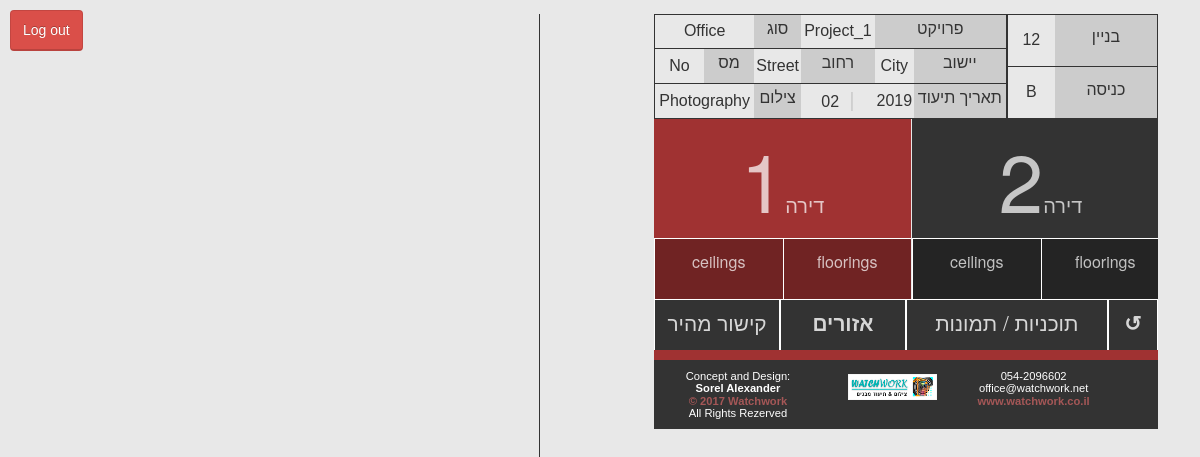
The app's page /main.php (signed in) with its own data.
### tables this page shows
CREATE TABLE `projectinfo` (
  `Id` int(11) NOT NULL AUTO_INCREMENT,
  `ProjectPath` varchar(255) DEFAULT NULL,
  `ProjectName` varchar(255) DEFAULT NULL,
  `ProjectNumber` varchar(255) DEFAULT NULL,
  `ProjectType` varchar(255) DEFAULT NULL,
  `Zone` varchar(255) DEFAULT NULL,
  `City` varchar(255) DEFAULT NULL,
  `Street` varchar(255) DEFAULT NULL,
  `No` varchar(255) DEFAULT NULL,
  `Constructor` varchar(255) DEFAULT NULL,
  `ProjectManager` varchar(255) DEFAULT NULL,
  `WorksManager` varchar(255) DEFAULT NULL,
  `Photography` varchar(255) DEFAULT NULL,
  `DocumentDate` date DEFAULT NULL,
  `BuildingNumber` varchar(255) DEFAULT NULL,
  `EntranceNumber` varchar(255) DEFAULT NULL,
  PRIMARY KEY (`Id`)
);

CREATE TABLE `apartmentinfo` (
  `Id` int(11) NOT NULL AUTO_INCREMENT,
  `ProjectId` int(11) DEFAULT NULL,
  `ApartmentName` varchar(255) DEFAULT NULL,
  `SectionCount` int(11) DEFAULT NULL,
  `PictureCount` int(11) DEFAULT NULL,
  `PartInfos` text,
  `SectionInfos` text,
  PRIMARY KEY (`Id`)
);

CREATE TABLE `parts` (
  `Id` int(11) NOT NULL AUTO_INCREMENT,
  `ProjectId` int(11) DEFAULT NULL,
  `PartName` varchar(255) DEFAULT NULL,
  PRIMARY KEY (`Id`)
);

### dbManager.php (called while the page is built, shortened)
<?php
	require_once __DIR__ . '/library/Mysql.php';
	$db = new Mysql();
	$db->exec("set names utf8");
	function getProjectInfo( $_projectPath){
		global $db;
		$sql = "SELECT * FROM projectinfo WHERE ProjectPath='$_projectPath'";
		$result = $db->select($sql);
		return $result;
	}
	function getParts($_projectId){
		global $db;
		$sql = "SELECT * FROM parts WHERE ProjectId='$_projectId'";
		$result = $db->select($sql);
		return $result;
	}
	function getApratmentInfo( $_projectId){
		global $db;
		$sql = "SELECT * FROM apartmentinfo WHERE ProjectId='$_projectId' ORDER BY Id ASC";
		$result = $db->select($sql);
		return $result;
	}
?>

### library/Mysql.php (called while the page is built, shortened)
<?php
class Mysql extends \PDO {
	public function select($sql, $data = array(), $fetchType = \PDO::FETCH_ASSOC) {
		$stmt = $this -> prepare($sql);
		$stmt->execute();
		if ($stmt->rowCount() == 0) {
			return false;
		} else {
			return $stmt->fetchAll($fetchType);
		}
	}
}

### main.php (the view, shortened to what this page needs)
<!doctype html>
<html class="">
<head>
	<link rel="stylesheet" type="text/css" href="assets/css/bootstrap.min.css">
	<link rel="stylesheet" type="text/css" href="assets/css/master.css">
	<link rel="stylesheet" type="text/css" href="assets/css/mastertag.css">
	<link rel="stylesheet" type="text/css" href="assets/css/masterclass.css">
	<link rel="stylesheet" type="text/css" href="assets/css/project.css">
	<link rel="stylesheet" type="text/css" href="assets/css/dropdawn.css">
	<link rel="stylesheet" type="text/css" href="assets/css/popup.css">
	<link rel="stylesheet" type="text/css" href="assets/css/receptionnotes.css">
	<link rel="stylesheet" href="assets/css/topnav/normalize.css">
	<link rel="stylesheet" href="assets/css/topnav/ospb.css">
	<link rel="stylesheet" href="assets/css/topnav/horizontal.css">
	<link rel="stylesheet" href="assets/css/topnav/displayornot.css">
	<link rel="stylesheet" href="assets/css/topnav/content.css">
	<link rel="stylesheet" href="assets/css/topnav/toptable.css">
	<link rel="stylesheet" href="assets/css/sidebar/toptable.css">
	<link rel="stylesheet" href="assets/css/sidebar/content.css">
	<link rel="stylesheet" href="https://use.fontawesome.com/releases/v5.7.2/css/all.css">
	<link rel="stylesheet" type="text/css" href="assets/css/main/main.css?<?=time()?>">
</head>
<body>
<?php
$apartNo = 0;
$path = dirname($_SERVER['REQUEST_URI']) . "/";
$project = getProjectInfo("project1");
$projectInfo = $project[0];
$documentDate = $projectInfo['DocumentDate'];
$documentMonth = date("m", strtotime($documentDate));
$documentYear = date("Y", strtotime($documentDate));
$parts4Project = getParts($projectInfo['Id']);
$apartmentInfo = getApratmentInfo($projectInfo['Id']);
if( $apartNo == 0){
	$apartNo = str_replace("ap", "", $apartmentInfo[0]['ApartmentName']);
}
?>
<a href="logout.php" style="position: absolute;"><button class="btn btn-danger" style="margin: 10px;">Log out</button></a>
<div class="gridContainer clearfix"></div>
<div id="main-container">
   <div id="comercial-container" class="display-comercial">
         <div id="comercial-content">
            <p style="margin-right: 0; height: 500px;"><object data="http://www.watchwork.co.il/0_Documentations-Instructions/Instuctions-Reception-Apartment-with-Sections/" width="100%" height="100%"></object></p>
        </div>
    </div>
<div id="project-container">
<div id="project-content">
    <div id="sub-header">
        <header class="pagespan">
        	<div class="row">
        		<div class="col-lg-12" id="mainHeader">
        			<div class="">
						<table style="width: 100%;">
							<tr>
								<td style="width: 70%;">
									<table style="width: 100%;">
										<tr>
											<td colspan="2" id="projectType"><?=$projectInfo['ProjectType']?></td>
											<td class="forLabel"><label>סוג  </label></td>
											<td id="projectName"><?=$projectInfo['ProjectName']?></td>
											<td colspan="2" class="forLabel"><label> פרויקט </label></td>
										</tr>
										<tr>
											<td id="addressNo"><?=$projectInfo['No']?></td>
											<td class="forLabel"><label> מס  </label></td>
											<td id="addressStreet"><?=$projectInfo['Street']?></td>
											<td class="forLabel"><label> רחוב </label></td>
											<td id="addressCity"><?=$projectInfo['City']?></td>
											<td class="forLabel"><label> יישוב </label></td>
										</tr>
										<tr>
											<td colspan="2" id="photography"><?=$projectInfo['Photography']?></td>
											<td class="forLabel"><label> צילום </label></td>
											<td id="documentMonth"><?=$documentMonth?><span class="forDocumentMonth">|</span></td>
											<td id="documentYear"><?=$documentYear?></td>
											<td class="forLabel"><label> תאריך תיעוד </label></td>
										</tr>
									</table>
								</td>
								<td style="width: 30%;">
									<table style="width: 100%;">
										<tr>
											<td id="buildingNo"><?=$projectInfo['BuildingNumber']?></td>
											<td class="forLabel"><label> בניין </label></td>
										</tr>
										<tr>
											<td id="entranceNumber"><?=$projectInfo['EntranceNumber']?></td>
											<td class="forLabel"><label> כניסה </label></td>
										</tr>
									</table>
								</td>
							</tr>
						</table>
        			</div>
        		</div>
        	</div>
	    </header>
		<div class="pagespan">
		    <div class="wrap">
			    <?php
			    $nApartCount = count($apartmentInfo);
			    ?>
			    <div class="frame" id="centered" style=" overflow-x: scroll; overflow-y: hidden;">
				    <ul class="clearfix" style="width: <?=260*$nApartCount?>px;">
				    	<?php
				    	for($i = 1; $i <= $nApartCount; $i++){
							$_curApartment = $apartmentInfo[$i - 1];
							$_apartName = $_curApartment['ApartmentName'];
							$_apartNo = str_replace("ap", "", $_apartName);
					    	$href = $path . "main.php?apartNo=" . $_apartNo;
			    		?>
					    <li class="<?php if($apartNo == $_apartNo) echo "active";?>">
                            <div class="horiz-top" title="Apartment"><a href="<?=$href?>"><span class="doc-number"><?=$_apartNo?></span><span class="doc">דירה</span></a></div>
							<div class="horiz-bottom">
								<?php
								$width = 100 / count($parts4Project);
								for( $j = 0; $j < count($parts4Project); $j++){
									$val = $parts4Project[$j]['PartName'];
									$arrPartInfos = explode(",", $_curApartment['PartInfos']);
									$imgNumber = 0;
									if( count($arrPartInfos) > $j){
										$imgNumber = $arrPartInfos[$j];
									}
								?>
								<div class="fleft horiz-bottoms" title="<?=$val?>" style="width: <?=$width?>%"><a href="<?=$href?>#No<?=$imgNumber?>"><?=$val?></a></div>
								<?php
								}
								?>
							</div>
						</li>
			    		<?php
						}
				    	?>
				    </ul>
			    </div>
		    </div>
	    </div>
        <div id="wraperr">
            <div id="navMenu">
                <ul>
                    <li class="buttons-lines-color-1  project-li-section-project" title="quick link">
<div id="wrapper" class="">
                   <a href="javascript:void(0)" onclick="toggle_visibility('popupBox1');">קישור מהיר</a>
</div>
                    </li>
                     <li class="buttons-lines-color-1  project-li-section-project" title="Go to Sections">
<div id="wrapper" class="">
      <a href="javascript:void(0)" onclick="toggle_visibility('popupBox3');"><strong>אזורים</strong></a>
</div>
            </li>
<?php
$onClickString = "";
?>
					<li class="buttons-lines-color-1  project-li-project" title="click to switch between photos and plans"><div onClick="<?=$onClickString?>">
<a href="#">תוכניות / תמונות</a></div></li>
				    <li class="buttons-lines-color-1 project-li-return-project" style="border-right: 0px solid #fff;" title="Refresh page"><div onclick="myFunction()"><a href="#"><strong>&#x21ba;</strong></a></div></li>
                </ul>
<br class="clear"/>
            </div>
        </div>
    </div>
    <div id="home-footer" class="header-footer-background footer-border">
        <div class="left footer-left"><h1>Concept and Design: <b>Sorel Alexander</b><br> <a href="http://www.watchwork.co.il" target="_blank"><b>© 2017 Watchwork</b></a><br> All Rights Rezerved</h1></div>
	    <div class="left footer-left"><img src="assets/images/watchwork-logo.png"></div>
        <div class="left footer-left"><h1>054-2096602 <br> office@watchwork.net <br> <a href="http://www.watchwork.co.il" target="_blank"><b>www.watchwork.co.il</b></a></h1></div>
    </div>
</div>
</div>
</div>
</html>

### assets/css/master.css (style rules this page uses)
img, object, embed, video { max-width: 100%; }
.gridContainer { margin-left: auto; margin-right: auto; padding-top: 1.1375%; }
#main-container { height: 100%; }
#comercial-container { float: none; margin-left: 0; width: 100%; display: block; visibility: hidden; }
#comercial-content { width: 100%; display: block; text-align: center; visibility: visible; }
#project-content { float: none; margin-left: 0; width: 100%; display: block; text-align: center; }
#home-footer { clear: both; float: left; margin-left: 1%; width: 98%; display: block; text-align: center; padding: 10px 0; }
#home-footer img { margin-left: 10%; margin-top: 3.5%; width: 70%; }
#sub-header { clear: both; float: left; margin-left: 1%; width: 98%; display: block; line-height: 1.5em; text-align: center; }
@media only screen and (min-width: 769px) and (max-width: 1599px) { #comercial-container { float: left; margin-left: 0; width: 45%; box-sizing: block; text-align: center; height: 95vh; overflow-y: auto; overflow-x: hidden; } }
@media only screen and (min-width: 769px) and (max-width: 1599px) { #comercial-content { float: right; width: 80%; padding: 10% 10% 0 0; display: border-box; text-align: center; word-wrap: break-word; border-right: 1px solid #333333; } }
@media only screen and (min-width: 769px) and (max-width: 1599px) { #project-container { float: right; display: block; margin-left: 0; width: 47%; padding-right: 3.5%; padding-left: 1.5%; text-align: center; height: 95vh; overflow-y: auto; } }
@media only screen and (min-width: 769px) and (max-width: 1599px) { #sub-header { clear: both; float: left; margin-left: 0; width: 100%; display: block; line-height: 1.8em; text-align: center; } }
@media only screen and (min-width: 769px) and (max-width: 1599px) { #home-footer { margin-left: 0; width: 100%; } }

### assets/css/mastertag.css (style rules this page uses)
h1 { font-size: 4em; margin: 0; padding: 0; font-family: Tahoma, Times, serif; color: #fff; }
#home-footer h1 { font-size: 0.5em; font-weight: 300; margin: 0; padding: 0; color: #ffffff; }
@media only screen and (min-width: 769px) { h1 { font-size: 5em; } }
@media only screen and (min-width: 769px) { #home-footer h1 { font-size: 0.7em; } }

### assets/css/masterclass.css (style rules this page uses)
.display-comercial { display: none !important; }
.header-footer-background { background-color: #333333; }
.buttons-lines-color-1 { background-color:#333; }
.buttons-lines-color-1 a { background-color:#333; }
.footer-border { border-top: 10px solid #a03232; color: #cccccc; }
#home-footer h1 { color: #FFFFFF; }
#home-footer a { color: #A55757; }
.fleft { float: left; }
.left { float: left; }
.footer-left { width: 29.33%; padding-left: 4%; }
@media only screen and (min-width: 769px) { .display-comercial { display: initial !important; } }

### assets/css/dropdawn.css (style rules this page uses)
#navMenu { margin: 0; padding: 0; width: 100%; border-top: 1px solid #fff; font-size: 0.9em; }
#navMenu ul { margin: 0; padding: 0; line-height: 1em; display: block; width: 100%; }
.project-li-return-project { width: 10%; }
.project-li-section-project { width: 25%; }
.project-li-project { width: 40%; }
#navMenu li { margin: 0; padding: 0; display: block; list-style: none; float: left; position: relative; height: 50px; line-height: 50px; color: #fff; font-weight: 300; }
#navMenu ul li a { font-size: 1.1em; text-align: center; text-decoration: none; display: block; height: 50px; line-height: 45px; color: rgba(255, 255, 255, 0.8); border-top: 0px solid white; border-bottom: 0px solid white; border-right: 1px solid white; border-left: 1px solid white; font-weight: 300; }
@media only screen and (min-width: 1069px) { #navMenu { font-size: 1em; } }
@media only screen and (min-width: 1069px) { #navMenu ul li a { font-size: 1.3em; } }

### assets/css/topnav/toptable.css (style rules this page uses)
img, object, embed, video { max-width: 100%; }

### assets/css/sidebar/toptable.css (style rules this page uses)
img, object, embed, video { max-width: 100%; }

### main.php (style rules this page uses)
#sub-header table table label { background-color: #ccc; }
#mobileHeader table table tr, #mainHeader table table tr { border: 1px solid }
#mobileHeader > div > table > tbody > tr > td, #mainHeader > div > table > tbody > tr > td { display: table-cell; vertical-align: top; height: 100px; }
#mobileHeader > div > table td table, #mainHeader > div > table td table { height: 100%; }
#mobileHeader > div > table td table label, #mainHeader > div > table td table label { vertical-align: middle; }
.forLabel { background-color: #ccc; }
.forDocumentMonth { padding-left: 10px; color: #ccc; font-size: 1.3em; }
.horiz-bottom .horiz-bottoms a { position: relative; top: -7px; }

### records on screen
projectinfo: ProjectType "Office", ProjectName "Project_1", No "No", Street "Street", City "City", Photography "Photography", DocumentDate "02", DocumentDate "2019", BuildingNumber "12", EntranceNumber "B"
apartmentinfo: ApartmentName "1"
parts: PartName "ceilings"
parts: PartName "floorings"
apartmentinfo: ApartmentName "2"
